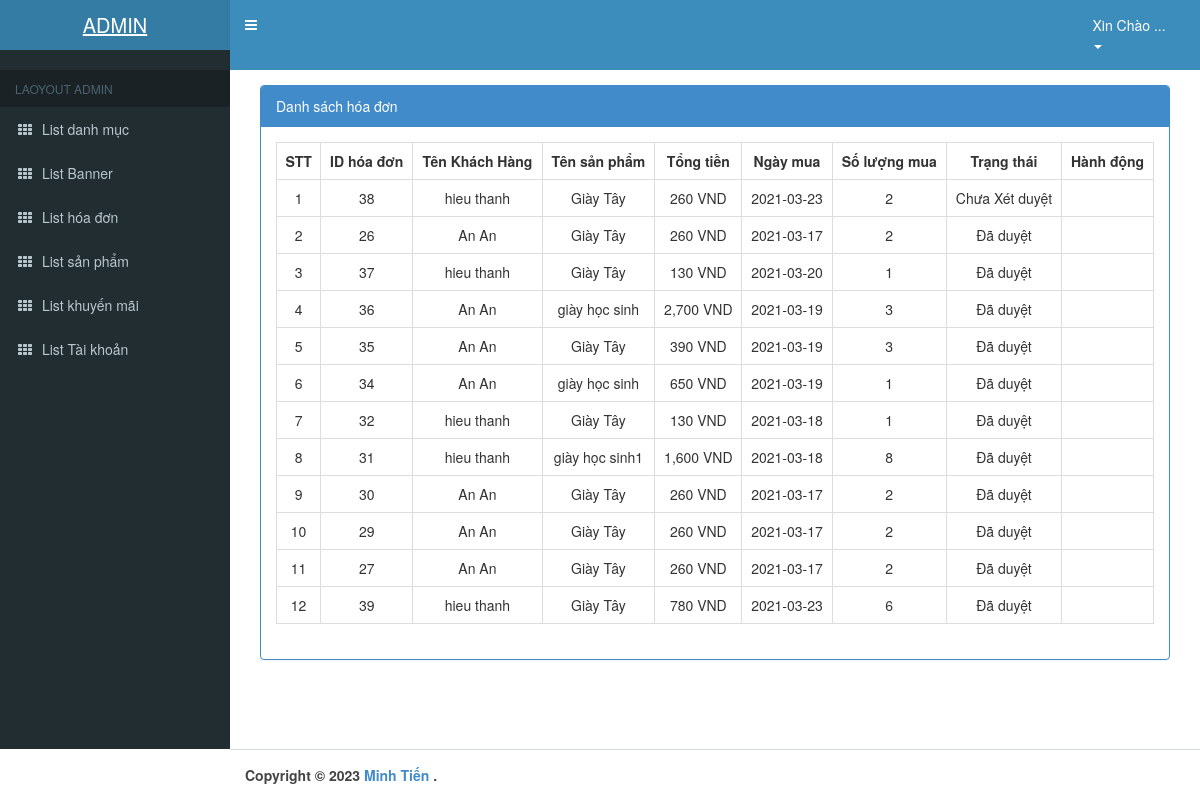
The page /admin/index.php?action=hoadon on the database as committed earlier.
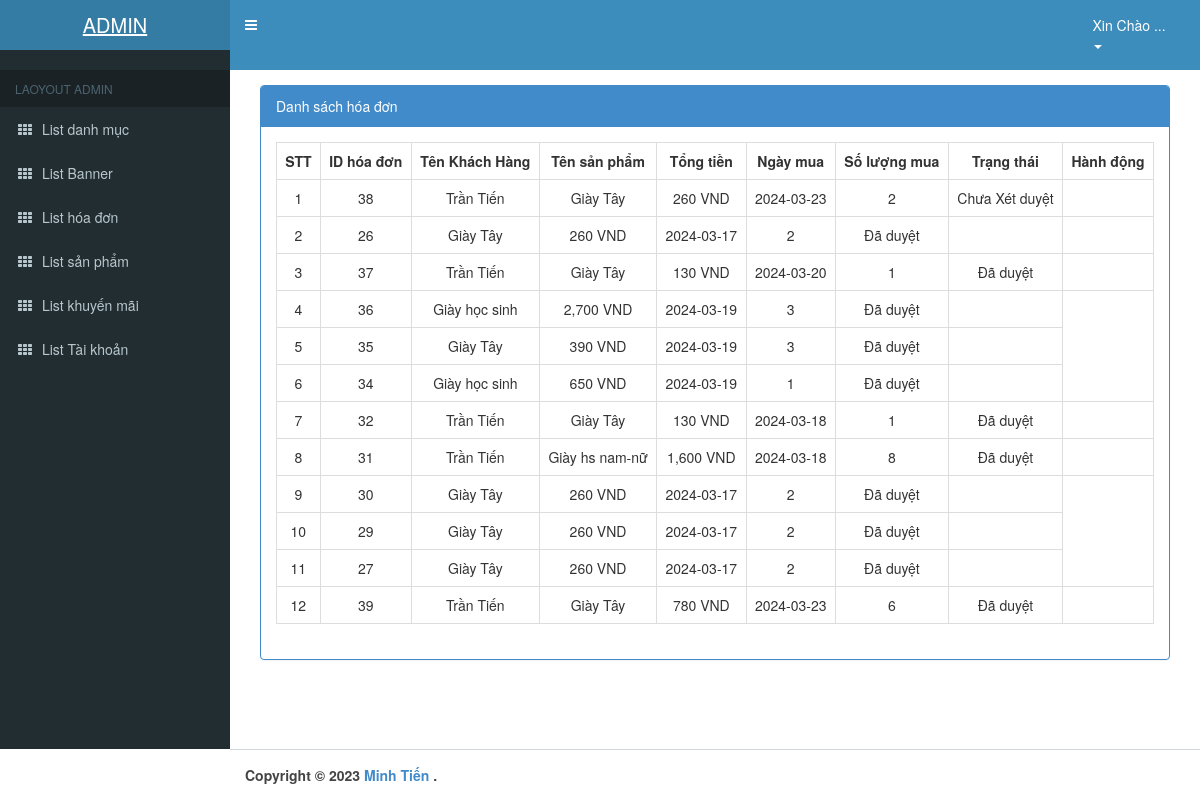
The same page on the database as committed later.
### tables this page shows
CREATE TABLE `hoadon` (
  `idhoadon` int(11) NOT NULL,
  `idUser` int(11) NOT NULL,
  `idSP` int(11) NOT NULL,
  `tongtien` int(11) NOT NULL,
  `trangthai` int(11) NOT NULL,
  `soluongmua` int(11) NOT NULL,
  `ngaymua` date NOT NULL
);

CREATE TABLE `user` (
  `idUser` int(11) NOT NULL,
  `ho` varchar(255) NOT NULL,
  `ten` varchar(255) NOT NULL,
  `email` varchar(255) NOT NULL,
  `diachi` varchar(255) NOT NULL,
  `gioitinh` varchar(255) NOT NULL,
  `sodienthoai` varchar(255) NOT NULL,
  `tendangnhap` varchar(255) NOT NULL,
  `matkhau` varchar(255) NOT NULL,
  `idQuyen` int(11) NOT NULL,
  `recovery_code` varchar(255)
);

CREATE TABLE `sanpham` (
  `idSP` int(11) NOT NULL,
  `idKM` int(11) NOT NULL,
  `idLoaiSP` int(11) NOT NULL,
  `idcolor` int(11) NOT NULL,
  `idsize` int(11) NOT NULL,
  `tenSP` varchar(255) NOT NULL,
  `Dongia` int(11) NOT NULL,
  `anh1` varchar(255) NOT NULL,
  `anh2` varchar(255) NOT NULL,
  `anh3` varchar(255) NOT NULL,
  `ngaynhap` date NOT NULL,
  `mota` varchar(255) NOT NULL,
  `soluong` int(255) NOT NULL
);

### admin/controller_admin/duyethoadon.php (called while the page is built, shortened)
<?php
   require_once('./model_admin/sanpham.php');
    require_once('./model_admin/hoadon.php');
    require_once('./model_admin/nguoidung.php');
    class hoadoncontroller
    {
      private $hoadon_model;
      private $sanpham_model;
      private $nguoidung_model;
    	public function __construct()
    	{
    		$this->hoadon_model = new hoadon();
         $this->sanpham_model = new sanpham();
         $this->nguoidung_model = new nguoidung();
    	}
    	public function list()
    	{
    		 if(isset($_POST['timkiem_hd'])){
                $timkiem_hd = $_POST['timkiem_hd'];
                $data = $this->hoadon_model->timkiem_hd($timkiem_hd);
            }else{
                $data = $this->hoadon_model->all();
                $sanpham = $this->sanpham_model->all_them();
                $user = $this->nguoidung_model->getAll();
            }
            require_once('views_admin/index.php');
    	}
       }

### admin/model_admin/nguoidung.php (called while the page is built, shortened)
<?php
    require_once('ketnoi.php');
    class nguoidung
    {
    	private $conn;
    	function __construct()
    	{
    		$connect_obj = new ketnoi();
            $this->conn = $connect_obj->connect;
    	}
        function getAll()
    	{
    		$query = "SELECT * FROM user";
    		$result = $this->conn->query($query);
    		$data = array();
    		while ($row = $result->fetch_assoc()) {
       		   $data[] = $row;
    		}
    		return $data;
    	}
}
?>

### admin/model_admin/ketnoi.php (called while the page is built, shortened)
<?php
    class ketnoi
    {
    	function __construct()
    	{
    		$host = "127.0.0.1:3307";
    		$username ="root";
    		$password = "";
    		$dbname = "shoe_store";
    		$this->connect = new mysqli($host,$username,$password,$dbname);
    	}
    }
?>

### admin/model_admin/hoadon.php (called while the page is built, shortened)
<?php
    require_once('ketnoi.php');
    class hoadon
    {
    	private $conn;
    	function __construct()
    	{
    		$connect_obj = new ketnoi();
    		$this->conn = $connect_obj->connect;
    	}
    	function all()
    	{
    		$query = "SELECT * FROM hoadon ORDER BY trangthai";
    		$result = $this->conn->query($query);
    		$data = array();
    		while ($row = $result->fetch_assoc()) {
       		   $data[] = $row;
    		}
    		return $data;
    	}
    }
?>

### admin/model_admin/sanpham.php (called while the page is built, shortened)
<?php
    require_once('ketnoi.php');
    class sanpham
    {
    	private $conn;
    	function __construct()
    	{
    		$connect_obj = new ketnoi();
    		$this->conn = $connect_obj->connect;
    	}
        function all_them()
        {
            $query = "SELECT * FROM sanpham";
            $result = $this->conn->query($query);
            $data = array();
            while ($row = $result->fetch_assoc()) {
               $data[] = $row;
            }
            return $data;
        }
    }
?>

### admin/views_admin/hoadon/quanlyhoadon.php (the view, shortened to what this page needs)
<div class="col-md-12">
  <div class="panel panel-primary">
    <div class="panel-heading">Danh sách hóa đơn</div>
    <div class="panel-body">
      <table class="table table-bordered table-hover " style="text-align:center;">
        <tr>
          <th style="text-align:center;">STT</th>
          <th style="text-align:center;">ID hóa đơn</th>
          <th style="text-align:center;">Tên Khách Hàng</th>
          <th style="text-align:center;">Tên sản phẩm</th>
          <th style="text-align:center;">Tổng tiền</th>
          <th style="text-align:center;">Ngày mua</th>
          <th style="text-align:center;">Số lượng mua</th>
          <th style="text-align:center;">Trạng thái</th>
          <th style="text-align:center;">Hành động</th>
        </tr>
        <?php
        $stt = 1;
        foreach ($data as $value) : ?>
          <tr>
            <td><?= $stt++ ?></td>
            <td><?= $value['idhoadon'] ?></td>
            <?php
            foreach ($user as $row) :
              if ($value['idUser'] == $row['idUser']) {
            ?>
                <td><?= $row['ho'] . " " . $row['ten']; ?></td>
            <?php }
            endforeach ?>
            <?php
            foreach ($sanpham as $row) :
              if ($value['idSP'] == $row['idSP']) {
            ?>
                <td><?=$row['tenSP'] ?></td>
            <?php }
            endforeach ?>
            <td><?= number_format($value['tongtien']) ?> VND</td>
            <td><?= $value['ngaymua'] ?></td>
            <td><?= $value['soluongmua'] ?></td>
            <td>
              <?php if ($value['trangthai'] == 0) {
                echo "Chưa Xét duyệt";
              } else {
                echo "Đã duyệt";
              } ?>
            </td>
            <td>
            </td>
          </tr>
        <?php
        endforeach;
        ?>
      </table>
    </div>
  </div>
</div>
</div>

Rows that differ between the two databases and show on the page:
removed user: ho "An", ten "An"
changed hoadon id 38: ngaymua "2021-03-23" → "2024-03-23"
changed user: ho "hieu" → "Trần"; ten "thanh" → "Tiến"
changed hoadon id 26: ngaymua "2021-03-17" → "2024-03-17"
changed hoadon id 37: ngaymua "2021-03-20" → "2024-03-20"
changed hoadon id 36: ngaymua "2021-03-19" → "2024-03-19"
changed sanpham (number 2 of 4 on the later page): tenSP "giày học sinh" → "Giày học sinh"
changed hoadon id 35: ngaymua "2021-03-19" → "2024-03-19"
changed hoadon id 34: ngaymua "2021-03-19" → "2024-03-19"
changed sanpham (number 3 of 4 on the later page): tenSP "giày học sinh" → "Giày học sinh"
changed hoadon id 32: ngaymua "2021-03-18" → "2024-03-18"
changed hoadon id 31: ngaymua "2021-03-18" → "2024-03-18"
changed sanpham: tenSP "giày học sinh1" → "Giày hs nam-nữ"
changed hoadon id 30: ngaymua "2021-03-17" → "2024-03-17"
changed hoadon id 29: ngaymua "2021-03-17" → "2024-03-17"
changed hoadon id 27: ngaymua "2021-03-17" → "2024-03-17"
changed hoadon id 39: ngaymua "2021-03-23" → "2024-03-23"
